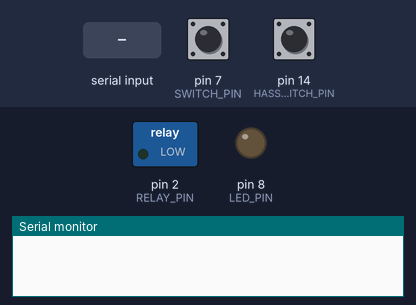
A sketch run on a simulated Arduino Uno, built with avr-gcc and run on an emulated ATmega328P. Shown: switched loads named in the sketch (green lamp = pin HIGH), output pins drawn as LEDs (lit = HIGH), the last lines printed to the serial monitor. Dashed ring = blinking. The test bench sets the inputs (shaded band); at power-on: pin 7 (SWITCH_PIN) HIGH, pin 14 (HASS_SWITCH_PIN) HIGH.

Above: at 1.2 s.
1.3 s: pin 7 (SWITCH_PIN) pulled LOW for 0.15 s
At 1.39 s:
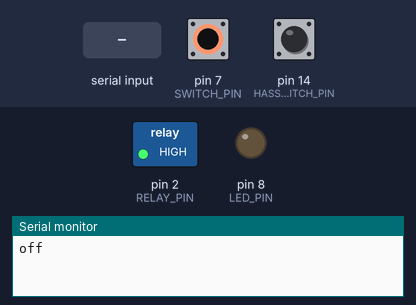
At 2.7 s:
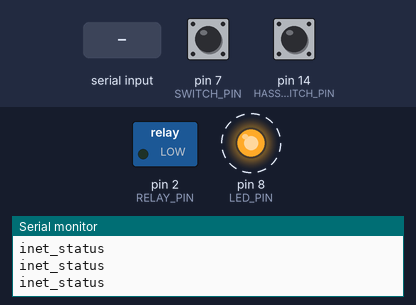
4.3 s: "1\n" received over Serial
At 4.82 s:
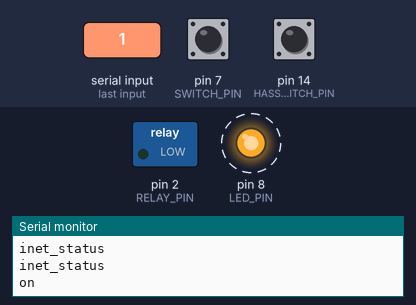
Timing chart, 0 to 13.3 s (numbered marks = the images above; inputs shaded):
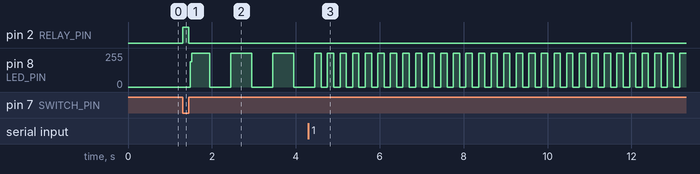

Measured:
- after the input at 1.3 s, pin 2 (RELAY_PIN): LOW → HIGH at once, → LOW 0.15 s later; pin 8 (LED_PIN): alternates 255/255 for 0.50 s and 0/255 for 0.50 s, starting after 0.18 s
- after the input at 4.3 s, pin 8 (LED_PIN): alternates 255/255 for 0.15 s and 0/255 for 0.15 s, starting after 0.30 s

The sketch:

wifi_resetter_arduino.ino
```cpp
#define LED_PIN 8
#define SWITCH_PIN 7
#define HASS_SWITCH_PIN 14 // 14 = A0
#define RELAY_PIN 2

#define DELAY_INET_MS 500
#define DELAY_HASS_MS 150
#define MIN_HASS_RESTART_MS 10000

//#define SKIP_RELAY

bool wasoff = false;
bool wasoff_hass = false;

void setup() {
    digitalWrite(LED_BUILTIN, LOW);

    pinMode(SWITCH_PIN, INPUT_PULLUP);
    pinMode(HASS_SWITCH_PIN, INPUT_PULLUP);

    pinMode(LED_PIN, OUTPUT);
    digitalWrite(LED_PIN, LOW);

    pinMode(RELAY_PIN, OUTPUT);
    digitalWrite(RELAY_PIN, LOW);

    Serial.begin(115200);
}

void loop() {
    if (digitalRead(SWITCH_PIN) == LOW) {
        digitalWrite(LED_PIN, HIGH);
        #ifndef SKIP_RELAY
        digitalWrite(RELAY_PIN, HIGH);
        #endif

        if (!wasoff) {
            Serial.println("off");
            wasoff = true;
        }
    } else {
        digitalWrite(LED_PIN, LOW);
        #ifndef SKIP_RELAY
        digitalWrite(RELAY_PIN, LOW);
        #endif

        if (wasoff) {
            net_then_hass_startup_sequence();
            wasoff = false;
        }
    }

    if (digitalRead(HASS_SWITCH_PIN) == LOW) {
        digitalWrite(LED_PIN, HIGH);

        if (!wasoff_hass) {
            Serial.println("off");
            wasoff_hass = true;
        }
    } else {
        digitalWrite(LED_PIN, LOW);

        if (wasoff_hass) {
            hass_startup();
            wasoff_hass = false;
        }
    }
    delay(10);
}

void net_then_hass_startup_sequence() {
    String read_result;
    bool netup = false;

    Serial.setTimeout(DELAY_INET_MS);

    while (!netup) {
        unsigned long loopstart = millis();

        digitalWrite(LED_PIN, !digitalRead(LED_PIN));

        Serial.println("inet_status");
        read_result = Serial.readStringUntil('\n');

        if (read_result == "1") {
            // internet is up!
            netup = true;
        } else if (read_result == "0") {
            //not up
            netup = false;
        } else {
            //ambiguous, just try again, although maybe this should try a longer delay?
            netup = false;
        }

        unsigned long dt = (millis() - loopstart);
        if (dt < DELAY_INET_MS) {
            delay(DELAY_INET_MS - dt);
        }
    }

    hass_startup();
}

void hass_startup() {
    String read_result;
    bool hassup = false;

    // start hass
    Serial.println("on");
    Serial.setTimeout(DELAY_HASS_MS);
    unsigned long hass_restart_ms = millis();


    while (!hassup) {
        unsigned long loopstart = millis();

        digitalWrite(LED_PIN, !digitalRead(LED_PIN));
        if ((millis() - hass_restart_ms) > MIN_HASS_RESTART_MS) { // don't hassle the computer until at least this long has passed.  It's trying, ok?!
            Serial.println("hass_status");
            read_result = Serial.readStringUntil('\n');

            if (read_result == "1") {
                // hass is up!
                hassup = true;
            } else if (read_result == "0") {
                //not up
                hassup = false;
            } else {
                //ambiguous, just try again, although maybe this should try a longer delay?
                hassup = false;
            }
        }

        unsigned long dt = (millis() - loopstart);
        if (dt < DELAY_HASS_MS) {
            delay(DELAY_HASS_MS - dt);
        }
    }
    digitalWrite(LED_PIN, LOW);
}
```
